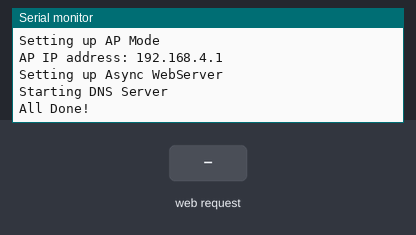
Bench run of a sketch on a simulated ESP32. Parts: the last lines printed to the serial monitor. The test bench sets the inputs (shaded band). Storage starts empty.

Above: at 1.2 s.
1.3 s: HTTP request GET / received
At 2.4 s:
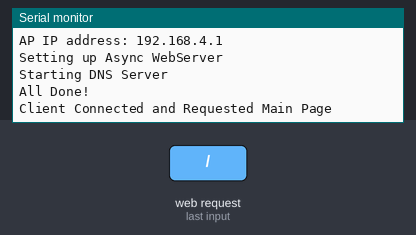
2.8 s: HTTP request GET /lightswitch.html received
At 3.5 s:
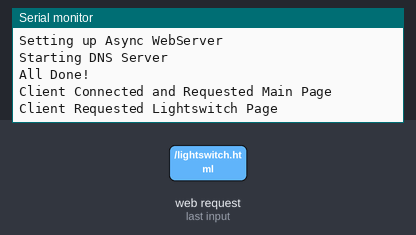
4.3 s: HTTP request GET /whistle.html received
At 4.7 s:
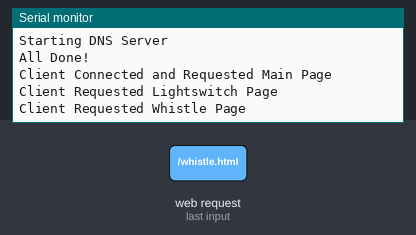
5.8 s: HTTP request GET /stereo.html received
At 7.0 s:
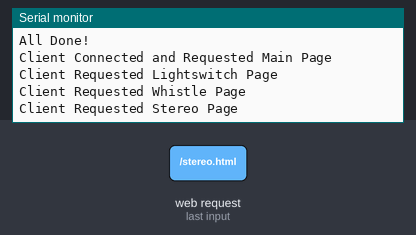

The sketch:

esp32-captivePortal.ino
```cpp
// Adding the neccessary libraries to work properly
#include <AsyncTCP.h>
#include <DNSServer.h>
#include <ESPAsyncWebServer.h>
#include <WiFi.h>
#include <WiFiClient.h>

// SPI Flash File System libraries for uploading html files to ESP32
#include <FS.h>
#include <SPIFFS.h>

// Serial pins needed to transmit the received commands from SPIFFS to Arduino Uno
#define RXp2 16
#define TXp2 17


DNSServer dnsServer;
AsyncWebServer server(80);

// Network credentials used to create the local WiFi network:
// Network's SSID and the captive portal's password.
const char ssid[] = "ESP32-Access-Point";
const char password[] = "Some-Dumb-Old-P4ssword!";


/**
 * @brief List SPIFFS directory in Serial Monitor for storage mounting.
 *
 * @param fs File system handle.
 * @param dirname Directory name.
 * @param levels Maximum number of subdirectories to recurse into.
 */
void listDir(fs::FS &fs, const char* dirname, uint8_t levels)
{
   Serial.printf("Listing directory: %s\r\n", dirname);

   File root = fs.open(dirname);
   if (!root)
   {
      Serial.println("− failed to open directory");
      return;
   }
   if (!root.isDirectory())
   {
      Serial.println(" − not a directory");
      return;
   }

   File file = root.openNextFile();
   while (file)
   {
      if (file.isDirectory())
      {
         Serial.print("  DIR : ");
         Serial.println(file.name());
         if (levels)
         {
            listDir(fs, file.name(), levels - 1);
         }
      }
      else
      {
         Serial.print("  FILE: ");
         Serial.print(file.name());
         Serial.print("\tSIZE: ");
         Serial.println(file.size());
      }
      file = root.openNextFile();
   }
}

/**
 * @brief Captive Request Handler for Captive Portal.
 *
 * Main calls for all files go in this class.
 */
class CaptiveRequestHandler : public AsyncWebHandler
{
public:
   CaptiveRequestHandler();

   virtual ~CaptiveRequestHandler() = default;

   /**
    * @brief Is this class able to handle asynchronous requests?
    *
    * @param request Asynchronous request to check whether we can process it.
    * @return true The client will automatically download the page.
    * @return false The client must manually download the page.
    */
   bool canHandle(AsyncWebServerRequest* request);

   /**
    * @brief When a client connects, this request should send them the main page.
    * @param request Asynchronous request to process.
    */
   void handleRequest(AsyncWebServerRequest* request);
};

CaptiveRequestHandler::CaptiveRequestHandler()
{
   // Defines all of the main HTML pages that will be returned as one of the async responses.

   // Provide a 404 page in case a page can't be found.
   server.onNotFound([] (AsyncWebServerRequest* request)
   {
      // This file is intentionally missing.
      AsyncWebServerResponse* response = request->beginResponse(SPIFFS, "/notFound.html", "text/html");
      request->send(response);
   });

   // The .data/ directory is the SPIFFS server root, and contains the following files.

   server.on("/", HTTP_GET, [] (AsyncWebServerRequest* request)
   {
      AsyncWebServerResponse* response = request->beginResponse(SPIFFS, "/index.html", "text/html");
      request->send(response);
      Serial.println("Client Connected and Requested Main Page");
   });
   server.on("/lightswitch.html", HTTP_GET, [] (AsyncWebServerRequest* request)
   {
      AsyncWebServerResponse* response = request->beginResponse(SPIFFS, "/lightswitch.html", "text/html");
      request->send(response);
      Serial.println("Client Requested Lightswitch Page");
   });
   server.on("/whistle.html", HTTP_GET, [] (AsyncWebServerRequest* request)
   {
      AsyncWebServerResponse* response = request->beginResponse(SPIFFS, "/whistle.html", "text/html");
      request->send(response);
      Serial.println("Client Requested Whistle Page");
   });

   server.on("/stereo.html", HTTP_GET, [] (AsyncWebServerRequest* request)
   {
      AsyncWebServerResponse* response = request->beginResponse(SPIFFS, "/stereo.html", "text/html");
      request->send(response);
      Serial.println("Client Requested Stereo Page");
   });

   // Defining all of the CSS and PNG files

   server.on("/web.css", HTTP_GET, [] (AsyncWebServerRequest* request)
   {
      AsyncWebServerResponse* response = request->beginResponse(SPIFFS, "/web.css", "text/css");
      request->send(response);
   });

   server.on("/layout.css", HTTP_GET, [] (AsyncWebServerRequest* request)
   {
      AsyncWebServerResponse* response = request->beginResponse(SPIFFS, "/layout.css", "text/css");
      request->send(response);
   });

   server.on("/header-line.png", HTTP_GET, [] (AsyncWebServerRequest* request)
   {
      AsyncWebServerResponse* response = request->beginResponse(SPIFFS, "/header-line.png", "image/png");
      request->send(response);
   });
}

bool CaptiveRequestHandler::canHandle(AsyncWebServerRequest* request)
{
   return true;
}

void CaptiveRequestHandler::handleRequest(AsyncWebServerRequest* request)
{
   // When someone connects (client), which page should they be given (index.html), and should it be downloaded (false)
   request->send(SPIFFS, "/index.html", String(), false);
}

/**
 * @brief Defines the actions that the buttons on the various pages perform when clicked.
 *
 * When a button is pressed, send a command through Serial2 to the listening Arduino Uno.
 * Example: Flip the lightswitch on or off, or create a shrill whistling sound.
 */
void setupServer()
{
   // Handle when one of the Lightswitch buttons is pressed.

   server.on("/on",      HTTP_GET, [] (AsyncWebServerRequest* request) { Serial2.write("ON"); });
   server.on("/off",     HTTP_GET, [] (AsyncWebServerRequest* request) { Serial2.write("OFF"); });
   server.on("/lock",    HTTP_GET, [] (AsyncWebServerRequest* request) { Serial2.write("LOCK"); });
   server.on("/unlock",  HTTP_GET, [] (AsyncWebServerRequest* request) { Serial2.write("UNLOCK"); });
   server.on("/rlock",   HTTP_GET, [] (AsyncWebServerRequest* request) { Serial2.write("LOCK REMOTE"); });
   server.on("/runlock", HTTP_GET, [] (AsyncWebServerRequest* request) { Serial2.write("UNLOCK REMOTE"); });
   server.on("/hlock",   HTTP_GET, [] (AsyncWebServerRequest* request) { Serial2.write("HIDDEN LOCK"); });
   server.on("/hunlock", HTTP_GET, [] (AsyncWebServerRequest* request) { Serial2.write("HIDDEN UNLOCK"); });
   server.on("/alock",   HTTP_GET, [] (AsyncWebServerRequest* request) { Serial2.write("LOCK ALL"); });
   server.on("/aunlock", HTTP_GET, [] (AsyncWebServerRequest* request) { Serial2.write("UNLOCK ALL"); });

   // Handle when one of the Whistle buttons is pressed.

   server.on("/TooterTutor",  HTTP_GET, [] (AsyncWebServerRequest* request) { Serial2.write("TooterTutor"); });
   server.on("/AndOrButt",    HTTP_GET, [] (AsyncWebServerRequest* request) { Serial2.write("AndOrButt"); });
   server.on("/DieSpiderDie", HTTP_GET, [] (AsyncWebServerRequest* request) { Serial2.write("DieSpiderDie"); });
   server.on("/StompGoblin",  HTTP_GET, [] (AsyncWebServerRequest* request) { Serial2.write("StompGoblin"); });

   // Handle when one of the Stereo buttons is pressed.
   // Transmits a series of IR information to an IR-controlled Stereo System.
   // Still a work in progress!

   server.on("/stereo_power",   HTTP_GET, [] (AsyncWebServerRequest* request) { Serial2.write("stereo_power"); });
   server.on("/stereo_cd",      HTTP_GET, [] (AsyncWebServerRequest* request) { Serial2.write("stereo_cd"); });
   server.on("/stereo_mute",    HTTP_GET, [] (AsyncWebServerRequest* request) { Serial2.write("stereo_mute"); });
   server.on("/stereo_aux",     HTTP_GET, [] (AsyncWebServerRequest* request) { Serial2.write("stereo_aux"); });
   server.on("/stereo_bt",      HTTP_GET, [] (AsyncWebServerRequest* request) { Serial2.write("stereo_bt"); });
   server.on("/stereo_fm",      HTTP_GET, [] (AsyncWebServerRequest* request) { Serial2.write("stereo_fm"); });
   server.on("/stereo_rr",      HTTP_GET, [] (AsyncWebServerRequest* request) { Serial2.write("stereo_rr"); });
   server.on("/stereo_play",    HTTP_GET, [] (AsyncWebServerRequest* request) { Serial2.write("stereo_play"); });
   server.on("/stereo_ff",      HTTP_GET, [] (AsyncWebServerRequest* request) { Serial2.write("stereo_ff"); });
   server.on("/stereo_rpt",     HTTP_GET, [] (AsyncWebServerRequest* request) { Serial2.write("stereo_rpt"); });
   server.on("/stereo_stop",    HTTP_GET, [] (AsyncWebServerRequest* request) { Serial2.write("stereo_stop"); });
   server.on("/stereo_prog",    HTTP_GET, [] (AsyncWebServerRequest* request) { Serial2.write("stereo_prog"); });
   server.on("/stereo_voldown", HTTP_GET, [] (AsyncWebServerRequest* request) { Serial2.write("stereo_voldown"); });
   server.on("/stereo_bass",    HTTP_GET, [] (AsyncWebServerRequest* request) { Serial2.write("stereo_bass"); });
   server.on("/stereo_volup",   HTTP_GET, [] (AsyncWebServerRequest* request) { Serial2.write("stereo_volup"); });
}

/**
 * @brief Set up the Serial and Serial2 loggers, as well as SPIFFS and so forth.
 */
void setup()
{
   // Start Both Serial (Serial Monitor) and Serial2 (Communication to Arduino Uno)
   Serial.begin(115200);
   Serial2.begin(9600, SERIAL_8N1, RXp2, TXp2);

   // Start with IR_SEND_PIN as send pin and if NO_LED_FEEDBACK_CODE is NOT defined, enable feedback LED at default feedback LED pin
   //IrSender.begin();

   // If SPIFFS has not mounted, throw an error in the Serial Monitor.
   if (!SPIFFS.begin(true))
   {
      Serial.println("An Error has occurred while mounting SPIFFS");
      return;
   }

   // List contents of SPIFFS in the Serial Monitor.
   listDir(SPIFFS, "/", 0);

   // Start Access Point Mode with ssid and password defined earlier and print info
   Serial.println();
   Serial.println("Setting up AP Mode");
   WiFi.mode(WIFI_AP);
   WiFi.softAP(ssid, password);

   auto wifi_ip_address = WiFi.softAPIP();

   // Print Access Point IP address and then set up Async Webserver
   Serial.print("AP IP address: ");
   Serial.println(wifi_ip_address);

   Serial.println("Setting up Async WebServer");
   setupServer();

   // Start DNS server and add the CaptiveRequestHandler that was defined earlier
   Serial.println("Starting DNS Server");
   dnsServer.start(53, "*", wifi_ip_address);

   // Only when requested from Access Point
   server.addHandler(new CaptiveRequestHandler()).setFilter(ON_AP_FILTER);

   // Start the server
   server.begin();
   Serial.println("All Done!");
}

void loop()
{
   dnsServer.processNextRequest();
}
```

Measured:
- after the input at 1.3 s, the serial monitor: prints a new line at once (image 1)
- after the input at 2.8 s, the serial monitor: prints a new line at once (image 2)
- after the input at 4.3 s, the serial monitor: prints a new line at once (image 3)
- after the input at 5.8 s, the serial monitor: prints a new line at once (image 4)
